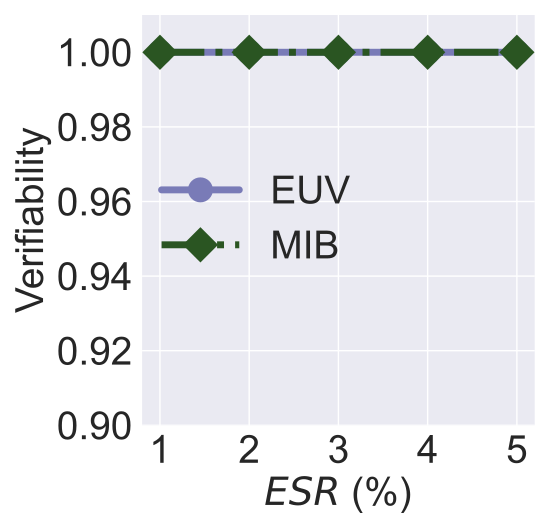

The script that saved this image:


import numpy as np
import matplotlib.pyplot as plt

epsilon = 3
beta = 1 / epsilon


x=[1, 2, 3, 4, 5 ]
# validation_for_plt =[97,95.8600, 94.9400, 93.5400, 93.2400]
# attack_for_plt=[0, 0.3524, 0, 0.1762, 0.1762]
# basic_for_plt=[99.8, 99.8, 99.8, 99.8, 99.8]

labels = ['1', '2', '3', '4', '5' ]
# unl_org = [97.77, 97.55, 97.35, 97.29, 97.21, 97.21]

unl_mib = [1, 1, 1, 1, 1 ]

unl_cap = [1, 1, 1, 1, 1 ]
# unl_ss_wo = [94.32, 94.53, 94.78, 93.38, 94.04, 97.21]


plt.style.use('seaborn')
plt.figure(figsize=(5.5, 5.3))
l_w=5
m_s=15
marker_s = 3
markevery=1
#plt.figure(figsize=(8, 5.3))
#plt.plot(x, unl_fr, color='blue', marker='^', label='Retrain',linewidth=l_w, markersize=m_s)
plt.plot(x, unl_cap, linestyle='-', color='#797BB7', marker='o', fillstyle='full', markevery=markevery, label='EUV', linewidth=l_w, markersize=m_s, markeredgewidth=marker_s)


# plt.plot(x, unl_muv, linestyle='--', color='#9BC985',  marker='s', fillstyle='full', markevery=markevery, label='TaPD',linewidth=l_w, markersize=m_s, markeredgewidth=marker_s)


# plt.plot(x, unl_mib_bck, linestyle=':', color='r',  marker='^', fillstyle='none', markevery=markevery,
#          label='MIB (bac.)', linewidth=l_w,  markersize=m_s, markeredgewidth=marker_s)


plt.plot(x, unl_mib, linestyle='-.', color='#2A5522',  marker='D', fillstyle='full', markevery=markevery,
         label='MIB',linewidth=l_w, markersize=m_s, markeredgewidth=marker_s)



#plt.plot(x, unl_vibu, color='silver',  marker='d',  label='VIBU',linewidth=4,  markersize=10)

# plt.plot(x, y_sa03, color='r',  marker='2',  label='AAAI21 A_acc, pr=0.3',linewidth=3, markersize=8)
# plt.plot(x, y_sa05, color='darkblue',  marker='4',  label='AAAI21 A_acc, pr=0.5',linewidth=3, markersize=8)
# plt.plot(x, y_ma03, color='darkviolet',  marker='3',  label='FedMC A_acc, pr=0.3',linewidth=3, markersize=8)
# plt.plot(x, y_ma05, color='cyan',  marker='p',  label='FedMC A_acc, pr=0.5',linewidth=3, markersize=8)


# plt.grid()
leg = plt.legend(fancybox=True, shadow=True)
# plt.xlabel('Malicious Client Ratio (%)' ,fontsize=16)
plt.ylabel('Verifiability' ,fontsize=28)
my_y_ticks = np.arange(0.9, 1.01, 0.02)
plt.yticks(my_y_ticks,fontsize=28)
plt.ylim(0.9, 1.01)
plt.xlabel('$\it{ESR}$ (%)' ,fontsize=28)

plt.xticks(x, labels, fontsize=28)
# plt.title('CIFAR10 IID')

#plt.annotate(r"1e0", xy=(0.1, 1.01), xycoords='axes fraction', xytext=(-10, 10),textcoords='offset points', ha='right', va='center', fontsize=15)


# plt.title('(c) Utility Preservation', fontsize=24)
plt.legend(loc=(0.01,0.35),fontsize=28)
plt.tight_layout()
#plt.title("MNIST")
plt.rcParams['figure.figsize'] = (2.0, 1)
plt.rcParams['image.interpolation'] = 'nearest'
plt.rcParams['figure.subplot.left'] = 0.11
plt.rcParams['figure.subplot.bottom'] = 0.08
plt.rcParams['figure.subplot.right'] = 0.977
plt.rcParams['figure.subplot.top'] = 0.969
plt.savefig('mnist_verifiability_sample_size_sim_analysis.pdf', format='pdf', dpi=200)
plt.show()
